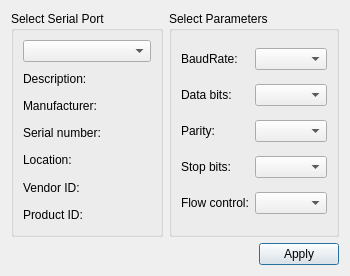
<?xml version="1.0" encoding="UTF-8"?>
<ui version="4.0">
 <class>SettingsDialog</class>
 <widget class="QDialog" name="SettingsDialog">
  <property name="geometry">
   <rect>
    <x>0</x>
    <y>0</y>
    <width>350</width>
    <height>276</height>
   </rect>
  </property>
  <property name="windowTitle">
   <string>Einstellungen</string>
  </property>
  <layout class="QGridLayout" name="gridLayout_3">
   <item row="0" column="1">
    <widget class="QGroupBox" name="parametersBox">
     <property name="title">
      <string>Select Parameters</string>
     </property>
     <layout class="QGridLayout" name="gridLayout_2">
      <item row="0" column="0">
       <widget class="QLabel" name="baudRateLabel">
        <property name="text">
         <string>BaudRate:</string>
        </property>
       </widget>
      </item>
      <item row="0" column="1">
       <widget class="QComboBox" name="baudRateBox"/>
      </item>
      <item row="1" column="0">
       <widget class="QLabel" name="dataBitsLabel">
        <property name="text">
         <string>Data bits:</string>
        </property>
       </widget>
      </item>
      <item row="1" column="1">
       <widget class="QComboBox" name="dataBitsBox"/>
      </item>
      <item row="2" column="0">
       <widget class="QLabel" name="parityLabel">
        <property name="text">
         <string>Parity:</string>
        </property>
       </widget>
      </item>
      <item row="2" column="1">
       <widget class="QComboBox" name="parityBox"/>
      </item>
      <item row="3" column="0">
       <widget class="QLabel" name="stopBitsLabel">
        <property name="text">
         <string>Stop bits:</string>
        </property>
       </widget>
      </item>
      <item row="3" column="1">
       <widget class="QComboBox" name="stopBitsBox"/>
      </item>
      <item row="4" column="0">
       <widget class="QLabel" name="flowControlLabel">
        <property name="text">
         <string>Flow control:</string>
        </property>
       </widget>
      </item>
      <item row="4" column="1">
       <widget class="QComboBox" name="flowControlBox"/>
      </item>
     </layout>
    </widget>
   </item>
   <item row="0" column="0">
    <widget class="QGroupBox" name="selectBox">
     <property name="title">
      <string>Select Serial Port</string>
     </property>
     <layout class="QGridLayout" name="gridLayout">
      <item row="0" column="0">
       <widget class="QComboBox" name="serialPortInfoListBox"/>
      </item>
      <item row="1" column="0">
       <widget class="QLabel" name="descriptionLabel">
        <property name="text">
         <string>Description:</string>
        </property>
       </widget>
      </item>
      <item row="2" column="0">
       <widget class="QLabel" name="manufacturerLabel">
        <property name="text">
         <string>Manufacturer:</string>
        </property>
       </widget>
      </item>
      <item row="3" column="0">
       <widget class="QLabel" name="serialNumberLabel">
        <property name="text">
         <string>Serial number:</string>
        </property>
       </widget>
      </item>
      <item row="4" column="0">
       <widget class="QLabel" name="locationLabel">
        <property name="text">
         <string>Location:</string>
        </property>
       </widget>
      </item>
      <item row="5" column="0">
       <widget class="QLabel" name="vidLabel">
        <property name="text">
         <string>Vendor ID:</string>
        </property>
       </widget>
      </item>
      <item row="6" column="0">
       <widget class="QLabel" name="pidLabel">
        <property name="text">
         <string>Product ID:</string>
        </property>
       </widget>
      </item>
     </layout>
    </widget>
   </item>
   <item row="1" column="0" colspan="2">
    <layout class="QHBoxLayout" name="horizontalLayout">
     <item>
      <spacer name="horizontalSpacer">
       <property name="orientation">
        <enum>Qt::Horizontal</enum>
       </property>
       <property name="sizeHint" stdset="0">
        <size>
         <width>96</width>
         <height>20</height>
        </size>
       </property>
      </spacer>
     </item>
     <item>
      <widget class="QPushButton" name="applyButton">
       <property name="text">
        <string>Apply</string>
       </property>
      </widget>
     </item>
    </layout>
   </item>
  </layout>
 </widget>
 <resources/>
 <connections/>
</ui>
